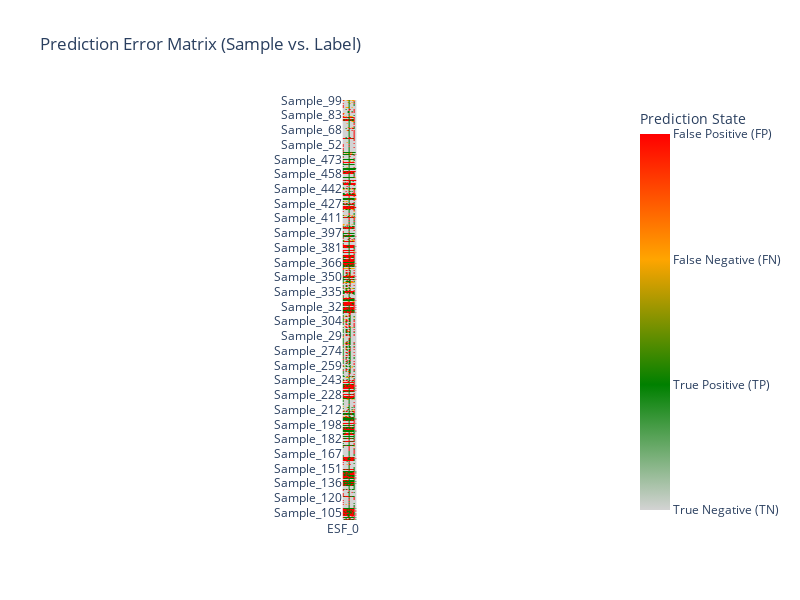
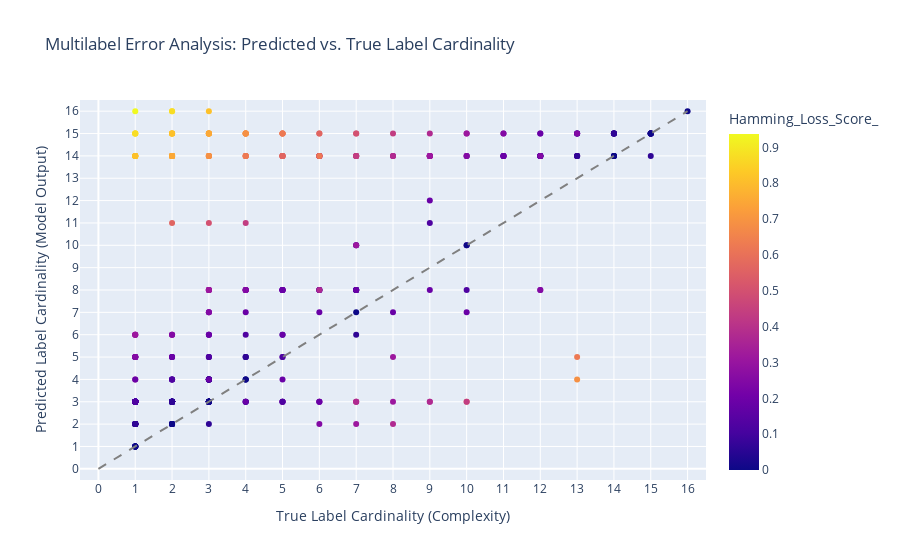

Notebook source saved alongside these figures, in order:
### Code cell
study_ccxgb2_best_params = study_ccxgb2.best_params

study_ccxgb2_best_params_xgb = {
    'n_estimators': study_ccxgb2_best_params['n_estimators'],
    'max_depth': study_ccxgb2_best_params['max_depth'],
    'learning_rate': study_ccxgb2_best_params['learning_rate'],
    'subsample': study_ccxgb2_best_params['subsample'],
    'colsample_bytree' : study_ccxgb2_best_params['colsample_bytree'],
    'scale_pos_weight': study_ccxgb2_best_params['scale_pos_weight'],
    'base_score': 0.5,
    'random_state': 42,
    'verbosity': 0,
    'use_label_encoder': False,
    'eval_metric': 'logloss',
    'use_label_encoder': False
}

study_ccxgb2_bbase_xgb = XGBClassifier(**study_ccxgb2_best_params_xgb)
study_ccxgb2_tuned = ClassifierChain(
    classifier = study_ccxgb2_bbase_xgb,
    require_dense = [True, True],
    order=list(range(0,16)),
)

study_ccxgb2_tuned.fit(X_train_transformed, y_train_transformed)

y_pred_training_cc2 = study_ccxgb2_tuned.predict(X_train_transformed)

display_results(y_train_transformed, y_pred_training_cc2.toarray())

display_error_heatmap(y_train_transformed, y_pred_training_cc2.toarray())

display_label_cardinality_error(y_train_transformed, y_pred_training_cc2.toarray())

### Figure 1 — Plotly figure (JSON) as saved in the notebook; plotly's stock layout.template omitted (floating-point values rounded to 4 significant figures; data arrays with more than 128 entries replaced by an {"elided": "..."} marker saying what was removed)
{"data": [{"coloraxis": "coloraxis", "hovertemplate": "x: %{x}<br>y: %{y}<br>color: %{z}<extra></extra>", "name": "0", "type": "heatmap", "x": ["ESF_0", "ESF_1", "ESF_2", "ESF_3", "ESF_4", "ESF_5", "ESF_6", "ESF_7", "ESF_8", "ESF_9", "ESF_10", "ESF_11", "ESF_12", "ESF_13", "ESF_14", "ESF_15"], "xaxis": "x", "y": {"elided": "485 str values"}, "yaxis": "y", "z": {"elided": "485x16 int values"}}], "layout": {"autosize": false, "coloraxis": {"colorbar": {"ticktext": ["True Negative (TN)", "True Positive (TP)", "False Negative (FN)", "False Positive (FP)"], "tickvals": [0, 1, 2, 3], "title": {"text": "Prediction State"}}, "colorscale": [[0, "lightgray"], [0.3333, "green"], [0.6667, "orange"], [1, "red"]]}, "height": 600, "title": {"text": "Prediction Error Matrix (Sample vs. Label)"}, "width": 800, "xaxis": {"anchor": "y", "constrain": "domain", "domain": [0, 1], "scaleanchor": "y"}, "yaxis": {"anchor": "x", "autorange": "reversed", "categoryorder": "category descending", "constrain": "domain", "domain": [0, 1]}}}

### Figure 2 — Plotly figure (JSON) as saved in the notebook; plotly's stock layout.template omitted (floating-point values rounded to 4 significant figures; data arrays with more than 128 entries replaced by an {"elided": "..."} marker saying what was removed)
{"data": [{"customdata": {"elided": "485x2 mixed values"}, "hovertemplate": "True_Cardinality=%{x}<br>Predicted_Cardinality=%{y}<br>Sample_ID=%{customdata[0]}<br>Total_Errors=%{customdata[1]}<br>Hamming_Loss_Score_=%{marker.color}<extra></extra>", "legendgroup": "", "marker": {"color": {"elided": "485 float values"}, "coloraxis": "coloraxis", "symbol": "circle"}, "mode": "markers", "name": "", "orientation": "v", "showlegend": false, "type": "scatter", "x": {"elided": "485 int values"}, "xaxis": "x", "y": {"elided": "485 float values"}, "yaxis": "y"}], "layout": {"coloraxis": {"colorbar": {"title": {"text": "Hamming_Loss_Score_"}}, "colorscale": [[0, "#0d0887"], [0.1111, "#46039f"], [0.2222, "#7201a8"], [0.3333, "#9c179e"], [0.4444, "#bd3786"], [0.5556, "#d8576b"], [0.6667, "#ed7953"], [0.7778, "#fb9f3a"], [0.8889, "#fdca26"], [1, "#f0f921"]]}, "legend": {"tracegroupgap": 0}, "shapes": [{"line": {"color": "gray", "dash": "dash"}, "type": "line", "x0": 0, "x1": 16, "y0": 0, "y1": 16}], "title": {"text": "Multilabel Error Analysis: Predicted vs. True Label Cardinality"}, "xaxis": {"anchor": "y", "domain": [0, 1], "range": [-0.5, 16.5], "tickvals": [0, 1, 2, 3, 4, 5, 6, 7, 8, 9, 10, 11, 12, 13, 14, 15, 16], "title": {"text": "True Label Cardinality (Complexity)"}}, "yaxis": {"anchor": "x", "domain": [0, 1], "range": [-0.5, 16.5], "tickvals": [0, 1, 2, 3, 4, 5, 6, 7, 8, 9, 10, 11, 12, 13, 14, 15, 16], "title": {"text": "Predicted Label Cardinality (Model Output)"}}}}
